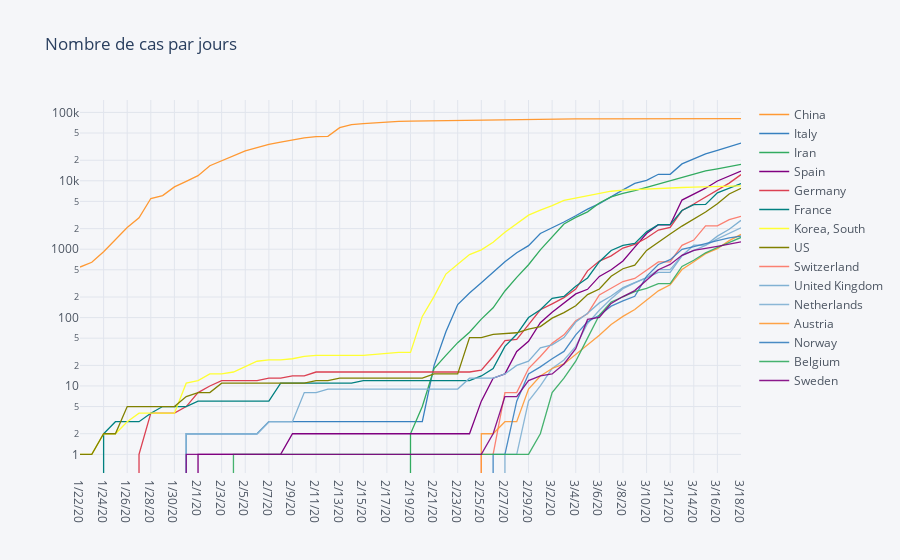

Here is the notebook cell this chart was saved with:
### Markdown cell above
On voit une augmentation rapide vers le 23 fevrier, si periode d'incub 14j -> 9 fevrier

### Code cell
(byCountryConfimed 
    >> df.arrange(df.desc(X["3/18/20"])) 
    | __.iloc[:15,:]
    | __.T.iplot(asFigure=True)
    | __.update_layout(yaxis_type="log",
                       title="Nombre de cas par jours")
)

### Figure 1 — Plotly figure (JSON) as saved in the notebook; plotly's stock layout.template omitted (floating-point values rounded to 4 significant figures)
{"data": [{"line": {"color": "rgba(255, 153, 51, 1.0)", "dash": "solid", "shape": "linear", "width": 1.3}, "mode": "lines", "name": "China", "text": "", "type": "scatter", "x": ["1/22/20", "1/23/20", "1/24/20", "1/25/20", "1/26/20", "1/27/20", "1/28/20", "1/29/20", "1/30/20", "1/31/20", "2/1/20", "2/2/20", "2/3/20", "2/4/20", "2/5/20", "2/6/20", "2/7/20", "2/8/20", "2/9/20", "2/10/20", "2/11/20", "2/12/20", "2/13/20", "2/14/20", "2/15/20", "2/16/20", "2/17/20", "2/18/20", "2/19/20", "2/20/20", "2/21/20", "2/22/20", "2/23/20", "2/24/20", "2/25/20", "2/26/20", "2/27/20", "2/28/20", "2/29/20", "3/1/20", "3/2/20", "3/3/20", "3/4/20", "3/5/20", "3/6/20", "3/7/20", "3/8/20", "3/9/20", "3/10/20", "3/11/20", "3/12/20", "3/13/20", "3/14/20", "3/15/20", "3/16/20", "3/17/20", "3/18/20"], "y": [548, 643, 920, 1406, 2075, 2877, 5509, 6087, 8141, 9802, 11891, 16630, 19716, 23707, 27440, 30587, 34110, 36814, 39829, 42354, 44386, 44759, 59895, 66358, 68413, 70513, 72434, 74211, 74619, 75077, 75550, 77001, 77022, 77241, 77754, 78166, 78600, 78928, 79356, 79932, 80136, 80261, 80386, 80537, 80690, 80770, 80823, 80860, 80887, 80921, 80932, 80945, 80977, 81003, 81033, 81058, 81102]}, {"line": {"color": "rgba(55, 128, 191, 1.0)", "dash": "solid", "shape": "linear", "width": 1.3}, "mode": "lines", "name": "Italy", "text": "", "type": "scatter", "x": ["1/22/20", "1/23/20", "1/24/20", "1/25/20", "1/26/20", "1/27/20", "1/28/20", "1/29/20", "1/30/20", "1/31/20", "2/1/20", "2/2/20", "2/3/20", "2/4/20", "2/5/20", "2/6/20", "2/7/20", "2/8/20", "2/9/20", "2/10/20", "2/11/20", "2/12/20", "2/13/20", "2/14/20", "2/15/20", "2/16/20", "2/17/20", "2/18/20", "2/19/20", "2/20/20", "2/21/20", "2/22/20", "2/23/20", "2/24/20", "2/25/20", "2/26/20", "2/27/20", "2/28/20", "2/29/20", "3/1/20", "3/2/20", "3/3/20", "3/4/20", "3/5/20", "3/6/20", "3/7/20", "3/8/20", "3/9/20", "3/10/20", "3/11/20", "3/12/20", "3/13/20", "3/14/20", "3/15/20", "3/16/20", "3/17/20", "3/18/20"], "y": [0, 0, 0, 0, 0, 0, 0, 0, 0, 2, 2, 2, 2, 2, 2, 2, 3, 3, 3, 3, 3, 3, 3, 3, 3, 3, 3, 3, 3, 3, 20, 62, 155, 229, 322, 453, 655, 888, 1128, 1694, 2036, 2502, 3089, 3858, 4636, 5883, 7375, 9172, 10149, 12462, 12462, 17660, 21157, 24747, 27980, 31506, 35713]}, {"line": {"color": "rgba(50, 171, 96, 1.0)", "dash": "solid", "shape": "linear", "width": 1.3}, "mode": "lines", "name": "Iran", "text": "", "type": "scatter", "x": ["1/22/20", "1/23/20", "1/24/20", "1/25/20", "1/26/20", "1/27/20", "1/28/20", "1/29/20", "1/30/20", "1/31/20", "2/1/20", "2/2/20", "2/3/20", "2/4/20", "2/5/20", "2/6/20", "2/7/20", "2/8/20", "2/9/20", "2/10/20", "2/11/20", "2/12/20", "2/13/20", "2/14/20", "2/15/20", "2/16/20", "2/17/20", "2/18/20", "2/19/20", "2/20/20", "2/21/20", "2/22/20", "2/23/20", "2/24/20", "2/25/20", "2/26/20", "2/27/20", "2/28/20", "2/29/20", "3/1/20", "3/2/20", "3/3/20", "3/4/20", "3/5/20", "3/6/20", "3/7/20", "3/8/20", "3/9/20", "3/10/20", "3/11/20", "3/12/20", "3/13/20", "3/14/20", "3/15/20", "3/16/20", "3/17/20", "3/18/20"], "y": [0, 0, 0, 0, 0, 0, 0, 0, 0, 0, 0, 0, 0, 0, 0, 0, 0, 0, 0, 0, 0, 0, 0, 0, 0, 0, 0, 0, 2, 5, 18, 28, 43, 61, 95, 139, 245, 388, 593, 978, 1501, 2336, 2922, 3513, 4747, 5823, 6566, 7161, 8042, 9000, 10075, 11364, 12729, 13938, 14991, 16169, 17361]}, {"line": {"color": "rgba(128, 0, 128, 1.0)", "dash": "solid", "shape": "linear", "width": 1.3}, "mode": "lines", "name": "Spain", "text": "", "type": "scatter", "x": ["1/22/20", "1/23/20", "1/24/20", "1/25/20", "1/26/20", "1/27/20", "1/28/20", "1/29/20", "1/30/20", "1/31/20", "2/1/20", "2/2/20", "2/3/20", "2/4/20", "2/5/20", "2/6/20", "2/7/20", "2/8/20", "2/9/20", "2/10/20", "2/11/20", "2/12/20", "2/13/20", "2/14/20", "2/15/20", "2/16/20", "2/17/20", "2/18/20", "2/19/20", "2/20/20", "2/21/20", "2/22/20", "2/23/20", "2/24/20", "2/25/20", "2/26/20", "2/27/20", "2/28/20", "2/29/20", "3/1/20", "3/2/20", "3/3/20", "3/4/20", "3/5/20", "3/6/20", "3/7/20", "3/8/20", "3/9/20", "3/10/20", "3/11/20", "3/12/20", "3/13/20", "3/14/20", "3/15/20", "3/16/20", "3/17/20", "3/18/20"], "y": [0, 0, 0, 0, 0, 0, 0, 0, 0, 0, 1, 1, 1, 1, 1, 1, 1, 1, 2, 2, 2, 2, 2, 2, 2, 2, 2, 2, 2, 2, 2, 2, 2, 2, 6, 13, 15, 32, 45, 84, 120, 165, 222, 259, 400, 500, 673, 1073, 1695, 2277, 2277, 5232, 6391, 7798, 9942, 11748, 13910]}, {"line": {"color": "rgba(219, 64, 82, 1.0)", "dash": "solid", "shape": "linear", "width": 1.3}, "mode": "lines", "name": "Germany", "text": "", "type": "scatter", "x": ["1/22/20", "1/23/20", "1/24/20", "1/25/20", "1/26/20", "1/27/20", "1/28/20", "1/29/20", "1/30/20", "1/31/20", "2/1/20", "2/2/20", "2/3/20", "2/4/20", "2/5/20", "2/6/20", "2/7/20", "2/8/20", "2/9/20", "2/10/20", "2/11/20", "2/12/20", "2/13/20", "2/14/20", "2/15/20", "2/16/20", "2/17/20", "2/18/20", "2/19/20", "2/20/20", "2/21/20", "2/22/20", "2/23/20", "2/24/20", "2/25/20", "2/26/20", "2/27/20", "2/28/20", "2/29/20", "3/1/20", "3/2/20", "3/3/20", "3/4/20", "3/5/20", "3/6/20", "3/7/20", "3/8/20", "3/9/20", "3/10/20", "3/11/20", "3/12/20", "3/13/20", "3/14/20", "3/15/20", "3/16/20", "3/17/20", "3/18/20"], "y": [0, 0, 0, 0, 0, 1, 4, 4, 4, 5, 8, 10, 12, 12, 12, 12, 13, 13, 14, 14, 16, 16, 16, 16, 16, 16, 16, 16, 16, 16, 16, 16, 16, 16, 17, 27, 46, 48, 79, 130, 159, 196, 262, 482, 670, 799, 1040, 1176, 1457, 1908, 2078, 3675, 4585, 5795, 7272, 9257, 12327]}, {"line": {"color": "rgba(0, 128, 128, 1.0)", "dash": "solid", "shape": "linear", "width": 1.3}, "mode": "lines", "name": "France", "text": "", "type": "scatter", "x": ["1/22/20", "1/23/20", "1/24/20", "1/25/20", "1/26/20", "1/27/20", "1/28/20", "1/29/20", "1/30/20", "1/31/20", "2/1/20", "2/2/20", "2/3/20", "2/4/20", "2/5/20", "2/6/20", "2/7/20", "2/8/20", "2/9/20", "2/10/20", "2/11/20", "2/12/20", "2/13/20", "2/14/20", "2/15/20", "2/16/20", "2/17/20", "2/18/20", "2/19/20", "2/20/20", "2/21/20", "2/22/20", "2/23/20", "2/24/20", "2/25/20", "2/26/20", "2/27/20", "2/28/20", "2/29/20", "3/1/20", "3/2/20", "3/3/20", "3/4/20", "3/5/20", "3/6/20", "3/7/20", "3/8/20", "3/9/20", "3/10/20", "3/11/20", "3/12/20", "3/13/20", "3/14/20", "3/15/20", "3/16/20", "3/17/20", "3/18/20"], "y": [0, 0, 2, 3, 3, 3, 4, 5, 5, 5, 6, 6, 6, 6, 6, 6, 6, 11, 11, 11, 11, 11, 11, 11, 12, 12, 12, 12, 12, 12, 12, 12, 12, 12, 14, 18, 38, 57, 100, 130, 191, 204, 288, 380, 656, 957, 1134, 1217, 1792, 2290, 2290, 3678, 4487, 4523, 6668, 7699, 9105]}, {"line": {"color": "rgba(255, 255, 51, 1.0)", "dash": "solid", "shape": "linear", "width": 1.3}, "mode": "lines", "name": "Korea, South", "text": "", "type": "scatter", "x": ["1/22/20", "1/23/20", "1/24/20", "1/25/20", "1/26/20", "1/27/20", "1/28/20", "1/29/20", "1/30/20", "1/31/20", "2/1/20", "2/2/20", "2/3/20", "2/4/20", "2/5/20", "2/6/20", "2/7/20", "2/8/20", "2/9/20", "2/10/20", "2/11/20", "2/12/20", "2/13/20", "2/14/20", "2/15/20", "2/16/20", "2/17/20", "2/18/20", "2/19/20", "2/20/20", "2/21/20", "2/22/20", "2/23/20", "2/24/20", "2/25/20", "2/26/20", "2/27/20", "2/28/20", "2/29/20", "3/1/20", "3/2/20", "3/3/20", "3/4/20", "3/5/20", "3/6/20", "3/7/20", "3/8/20", "3/9/20", "3/10/20", "3/11/20", "3/12/20", "3/13/20", "3/14/20", "3/15/20", "3/16/20", "3/17/20", "3/18/20"], "y": [1, 1, 2, 2, 3, 4, 4, 4, 4, 11, 12, 15, 15, 16, 19, 23, 24, 24, 25, 27, 28, 28, 28, 28, 28, 29, 30, 31, 31, 104, 204, 433, 602, 833, 977, 1261, 1766, 2337, 3150, 3736, 4335, 5186, 5621, 6088, 6593, 7041, 7314, 7478, 7513, 7755, 7869, 7979, 8086, 8162, 8236, 8320, 8413]}, {"line": {"color": "rgba(128, 128, 0, 1.0)", "dash": "solid", "shape": "linear", "width": 1.3}, "mode": "lines", "name": "US", "text": "", "type": "scatter", "x": ["1/22/20", "1/23/20", "1/24/20", "1/25/20", "1/26/20", "1/27/20", "1/28/20", "1/29/20", "1/30/20", "1/31/20", "2/1/20", "2/2/20", "2/3/20", "2/4/20", "2/5/20", "2/6/20", "2/7/20", "2/8/20", "2/9/20", "2/10/20", "2/11/20", "2/12/20", "2/13/20", "2/14/20", "2/15/20", "2/16/20", "2/17/20", "2/18/20", "2/19/20", "2/20/20", "2/21/20", "2/22/20", "2/23/20", "2/24/20", "2/25/20", "2/26/20", "2/27/20", "2/28/20", "2/29/20", "3/1/20", "3/2/20", "3/3/20", "3/4/20", "3/5/20", "3/6/20", "3/7/20", "3/8/20", "3/9/20", "3/10/20", "3/11/20", "3/12/20", "3/13/20", "3/14/20", "3/15/20", "3/16/20", "3/17/20", "3/18/20"], "y": [1, 1, 2, 2, 5, 5, 5, 5, 5, 7, 8, 8, 11, 11, 11, 11, 11, 11, 11, 11, 12, 12, 13, 13, 13, 13, 13, 13, 13, 13, 15, 15, 15, 51, 51, 57, 58, 60, 68, 74, 98, 118, 149, 217, 262, 402, 518, 583, 959, 1281, 1663, 2179, 2727, 3499, 4632, 6421, 7783]}, {"line": {"color": "rgba(251, 128, 114, 1.0)", "dash": "solid", "shape": "linear", "width": 1.3}, "mode": "lines", "name": "Switzerland", "text": "", "type": "scatter", "x": ["1/22/20", "1/23/20", "1/24/20", "1/25/20", "1/26/20", "1/27/20", "1/28/20", "1/29/20", "1/30/20", "1/31/20", "2/1/20", "2/2/20", "2/3/20", "2/4/20", "2/5/20", "2/6/20", "2/7/20", "2/8/20", "2/9/20", "2/10/20", "2/11/20", "2/12/20", "2/13/20", "2/14/20", "2/15/20", "2/16/20", "2/17/20", "2/18/20", "2/19/20", "2/20/20", "2/21/20", "2/22/20", "2/23/20", "2/24/20", "2/25/20", "2/26/20", "2/27/20", "2/28/20", "2/29/20", "3/1/20", "3/2/20", "3/3/20", "3/4/20", "3/5/20", "3/6/20", "3/7/20", "3/8/20", "3/9/20", "3/10/20", "3/11/20", "3/12/20", "3/13/20", "3/14/20", "3/15/20", "3/16/20", "3/17/20", "3/18/20"], "y": [0, 0, 0, 0, 0, 0, 0, 0, 0, 0, 0, 0, 0, 0, 0, 0, 0, 0, 0, 0, 0, 0, 0, 0, 0, 0, 0, 0, 0, 0, 0, 0, 0, 0, 1, 1, 8, 8, 18, 27, 42, 56, 90, 114, 214, 268, 337, 374, 491, 652, 652, 1139, 1359, 2200, 2200, 2700, 3028]}, {"line": {"color": "rgba(128, 177, 211, 1.0)", "dash": "solid", "shape": "linear", "width": 1.3}, "mode": "lines", "name": "United Kingdom", "text": "", "type": "scatter", "x": ["1/22/20", "1/23/20", "1/24/20", "1/25/20", "1/26/20", "1/27/20", "1/28/20", "1/29/20", "1/30/20", "1/31/20", "2/1/20", "2/2/20", "2/3/20", "2/4/20", "2/5/20", "2/6/20", "2/7/20", "2/8/20", "2/9/20", "2/10/20", "2/11/20", "2/12/20", "2/13/20", "2/14/20", "2/15/20", "2/16/20", "2/17/20", "2/18/20", "2/19/20", "2/20/20", "2/21/20", "2/22/20", "2/23/20", "2/24/20", "2/25/20", "2/26/20", "2/27/20", "2/28/20", "2/29/20", "3/1/20", "3/2/20", "3/3/20", "3/4/20", "3/5/20", "3/6/20", "3/7/20", "3/8/20", "3/9/20", "3/10/20", "3/11/20", "3/12/20", "3/13/20", "3/14/20", "3/15/20", "3/16/20", "3/17/20", "3/18/20"], "y": [0, 0, 0, 0, 0, 0, 0, 0, 0, 2, 2, 2, 2, 2, 2, 2, 3, 3, 3, 8, 8, 9, 9, 9, 9, 9, 9, 9, 9, 9, 9, 9, 9, 13, 13, 13, 15, 20, 23, 36, 40, 51, 86, 116, 164, 207, 274, 322, 384, 459, 459, 802, 1144, 1145, 1551, 1960, 2642]}, {"line": {"color": "rgba(128, 177, 211, 0.8999999999999999)", "dash": "solid", "shape": "linear", "width": 1.3}, "mode": "lines", "name": "Netherlands", "text": "", "type": "scatter", "x": ["1/22/20", "1/23/20", "1/24/20", "1/25/20", "1/26/20", "1/27/20", "1/28/20", "1/29/20", "1/30/20", "1/31/20", "2/1/20", "2/2/20", "2/3/20", "2/4/20", "2/5/20", "2/6/20", "2/7/20", "2/8/20", "2/9/20", "2/10/20", "2/11/20", "2/12/20", "2/13/20", "2/14/20", "2/15/20", "2/16/20", "2/17/20", "2/18/20", "2/19/20", "2/20/20", "2/21/20", "2/22/20", "2/23/20", "2/24/20", "2/25/20", "2/26/20", "2/27/20", "2/28/20", "2/29/20", "3/1/20", "3/2/20", "3/3/20", "3/4/20", "3/5/20", "3/6/20", "3/7/20", "3/8/20", "3/9/20", "3/10/20", "3/11/20", "3/12/20", "3/13/20", "3/14/20", "3/15/20", "3/16/20", "3/17/20", "3/18/20"], "y": [0, 0, 0, 0, 0, 0, 0, 0, 0, 0, 0, 0, 0, 0, 0, 0, 0, 0, 0, 0, 0, 0, 0, 0, 0, 0, 0, 0, 0, 0, 0, 0, 0, 0, 0, 0, 1, 1, 6, 10, 18, 24, 38, 82, 128, 188, 265, 321, 382, 503, 503, 806, 962, 1138, 1416, 1711, 2058]}, {"line": {"color": "rgba(255, 153, 51, 0.8999999999999999)", "dash": "solid", "shape": "linear", "width": 1.3}, "mode": "lines", "name": "Austria", "text": "", "type": "scatter", "x": ["1/22/20", "1/23/20", "1/24/20", "1/25/20", "1/26/20", "1/27/20", "1/28/20", "1/29/20", "1/30/20", "1/31/20", "2/1/20", "2/2/20", "2/3/20", "2/4/20", "2/5/20", "2/6/20", "2/7/20", "2/8/20", "2/9/20", "2/10/20", "2/11/20", "2/12/20", "2/13/20", "2/14/20", "2/15/20", "2/16/20", "2/17/20", "2/18/20", "2/19/20", "2/20/20", "2/21/20", "2/22/20", "2/23/20", "2/24/20", "2/25/20", "2/26/20", "2/27/20", "2/28/20", "2/29/20", "3/1/20", "3/2/20", "3/3/20", "3/4/20", "3/5/20", "3/6/20", "3/7/20", "3/8/20", "3/9/20", "3/10/20", "3/11/20", "3/12/20", "3/13/20", "3/14/20", "3/15/20", "3/16/20", "3/17/20", "3/18/20"], "y": [0, 0, 0, 0, 0, 0, 0, 0, 0, 0, 0, 0, 0, 0, 0, 0, 0, 0, 0, 0, 0, 0, 0, 0, 0, 0, 0, 0, 0, 0, 0, 0, 0, 0, 2, 2, 3, 3, 9, 14, 18, 21, 29, 41, 55, 79, 104, 131, 182, 246, 302, 504, 655, 860, 1018, 1332, 1646]}, {"line": {"color": "rgba(55, 128, 191, 0.8999999999999999)", "dash": "solid", "shape": "linear", "width": 1.3}, "mode": "lines", "name": "Norway", "text": "", "type": "scatter", "x": ["1/22/20", "1/23/20", "1/24/20", "1/25/20", "1/26/20", "1/27/20", "1/28/20", "1/29/20", "1/30/20", "1/31/20", "2/1/20", "2/2/20", "2/3/20", "2/4/20", "2/5/20", "2/6/20", "2/7/20", "2/8/20", "2/9/20", "2/10/20", "2/11/20", "2/12/20", "2/13/20", "2/14/20", "2/15/20", "2/16/20", "2/17/20", "2/18/20", "2/19/20", "2/20/20", "2/21/20", "2/22/20", "2/23/20", "2/24/20", "2/25/20", "2/26/20", "2/27/20", "2/28/20", "2/29/20", "3/1/20", "3/2/20", "3/3/20", "3/4/20", "3/5/20", "3/6/20", "3/7/20", "3/8/20", "3/9/20", "3/10/20", "3/11/20", "3/12/20", "3/13/20", "3/14/20", "3/15/20", "3/16/20", "3/17/20", "3/18/20"], "y": [0, 0, 0, 0, 0, 0, 0, 0, 0, 0, 0, 0, 0, 0, 0, 0, 0, 0, 0, 0, 0, 0, 0, 0, 0, 0, 0, 0, 0, 0, 0, 0, 0, 0, 0, 1, 1, 6, 15, 19, 25, 32, 56, 87, 108, 147, 176, 205, 400, 598, 702, 996, 1090, 1221, 1333, 1463, 1550]}, {"line": {"color": "rgba(50, 171, 96, 0.8999999999999999)", "dash": "solid", "shape": "linear", "width": 1.3}, "mode": "lines", "name": "Belgium", "text": "", "type": "scatter", "x": ["1/22/20", "1/23/20", "1/24/20", "1/25/20", "1/26/20", "1/27/20", "1/28/20", "1/29/20", "1/30/20", "1/31/20", "2/1/20", "2/2/20", "2/3/20", "2/4/20", "2/5/20", "2/6/20", "2/7/20", "2/8/20", "2/9/20", "2/10/20", "2/11/20", "2/12/20", "2/13/20", "2/14/20", "2/15/20", "2/16/20", "2/17/20", "2/18/20", "2/19/20", "2/20/20", "2/21/20", "2/22/20", "2/23/20", "2/24/20", "2/25/20", "2/26/20", "2/27/20", "2/28/20", "2/29/20", "3/1/20", "3/2/20", "3/3/20", "3/4/20", "3/5/20", "3/6/20", "3/7/20", "3/8/20", "3/9/20", "3/10/20", "3/11/20", "3/12/20", "3/13/20", "3/14/20", "3/15/20", "3/16/20", "3/17/20", "3/18/20"], "y": [0, 0, 0, 0, 0, 0, 0, 0, 0, 0, 0, 0, 0, 1, 1, 1, 1, 1, 1, 1, 1, 1, 1, 1, 1, 1, 1, 1, 1, 1, 1, 1, 1, 1, 1, 1, 1, 1, 1, 2, 8, 13, 23, 50, 109, 169, 200, 239, 267, 314, 314, 559, 689, 886, 1058, 1243, 1486]}, {"line": {"color": "rgba(128, 0, 128, 0.8999999999999999)", "dash": "solid", "shape": "linear", "width": 1.3}, "mode": "lines", "name": "Sweden", "text": "", "type": "scatter", "x": ["1/22/20", "1/23/20", "1/24/20", "1/25/20", "1/26/20", "1/27/20", "1/28/20", "1/29/20", "1/30/20", "1/31/20", "2/1/20", "2/2/20", "2/3/20", "2/4/20", "2/5/20", "2/6/20", "2/7/20", "2/8/20", "2/9/20", "2/10/20", "2/11/20", "2/12/20", "2/13/20", "2/14/20", "2/15/20", "2/16/20", "2/17/20", "2/18/20", "2/19/20", "2/20/20", "2/21/20", "2/22/20", "2/23/20", "2/24/20", "2/25/20", "2/26/20", "2/27/20", "2/28/20", "2/29/20", "3/1/20", "3/2/20", "3/3/20", "3/4/20", "3/5/20", "3/6/20", "3/7/20", "3/8/20", "3/9/20", "3/10/20", "3/11/20", "3/12/20", "3/13/20", "3/14/20", "3/15/20", "3/16/20", "3/17/20", "3/18/20"], "y": [0, 0, 0, 0, 0, 0, 0, 0, 0, 1, 1, 1, 1, 1, 1, 1, 1, 1, 1, 1, 1, 1, 1, 1, 1, 1, 1, 1, 1, 1, 1, 1, 1, 1, 1, 2, 7, 7, 12, 14, 15, 21, 35, 94, 101, 161, 203, 248, 355, 500, 599, 814, 961, 1022, 1103, 1190, 1279]}], "layout": {"legend": {"bgcolor": "#F5F6F9", "font": {"color": "#4D5663"}}, "paper_bgcolor": "#F5F6F9", "plot_bgcolor": "#F5F6F9", "title": {"text": "Nombre de cas par jours"}, "xaxis": {"gridcolor": "#E1E5ED", "showgrid": true, "tickfont": {"color": "#4D5663"}, "title": {"font": {"color": "#4D5663"}, "text": ""}, "zerolinecolor": "#E1E5ED"}, "yaxis": {"gridcolor": "#E1E5ED", "showgrid": true, "tickfont": {"color": "#4D5663"}, "title": {"font": {"color": "#4D5663"}, "text": ""}, "type": "log", "zerolinecolor": "#E1E5ED"}}}
